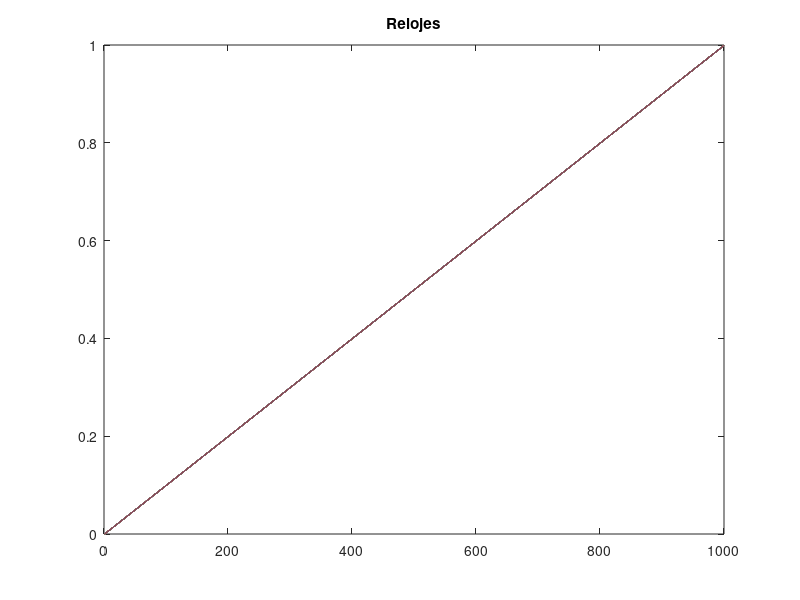
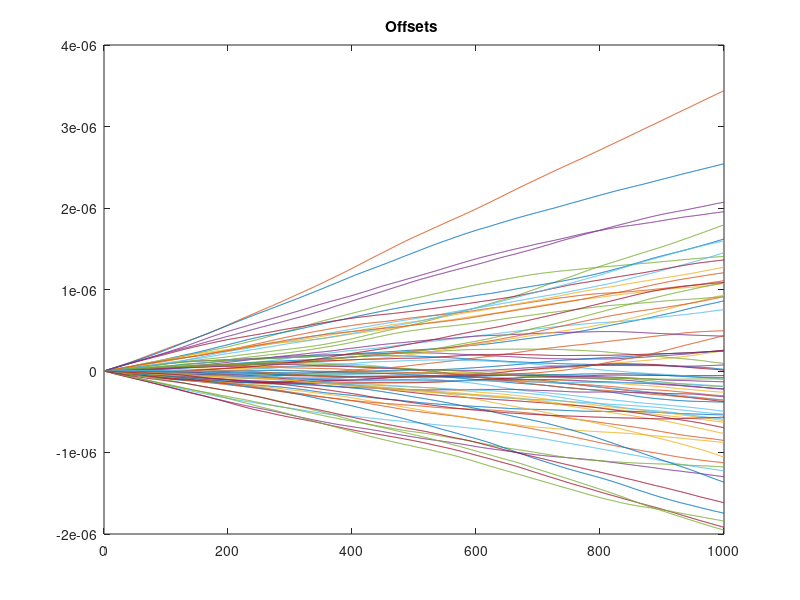

Source code (MATLAB) for these figures, in order: (Note: this script raises an error after producing the figures.)
clear variables
close all
N = 70;
clocks = zeros(1,N);
% max_offset = 200e-6;
freq_nom = 7.37e6;
T = 0.001;
freq_loc = (randn(size(clocks)) * 1e-6 + 1 ) * freq_nom;
std = 1e-6;
steps = 1*1000;
h_clocks = zeros(N, steps);
h_offsets = h_clocks;
for i = 1:steps
    h_clocks(:,i) = clocks;
    freq_loc = (sqrt(T)*randn(size(clocks)) * std + 1 ) .* freq_loc;
    clocks = clocks + T*freq_loc/freq_nom;
    h_offsets(:,i) = clocks - i*T;
end
plot(h_clocks')
title('Relojes')
figure;
plot(h_offsets')
title("Offsets ")
annotation('textbox',[0.15 0.6 0.3 0.3], 'String', ...
   ["\Delta t = "+max(h_offsets,[],'all'); "\sigma = "+std], ...
   'FitBoxToText', 'on');